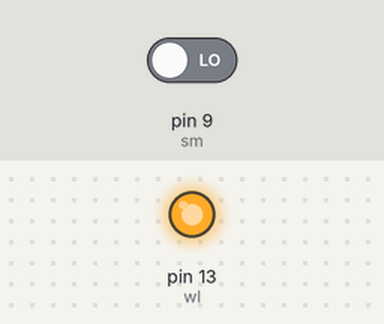
The sketch below on a simulated Arduino Uno, built with avr-gcc and run on an emulated ATmega328P. On the bench: output pins drawn as LEDs (lit = HIGH). The test bench sets the inputs (shaded band); at power-on: pin 9 (sm) LOW. What the sketch prints to the serial monitor is not drawn.

Above: at 1.2 s.
1.3 s: pin 9 (sm) driven HIGH
At 2.2 s:
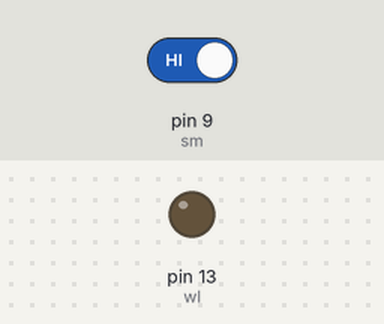
2.8 s: pin 9 (sm) driven LOW
At 3.3 s:
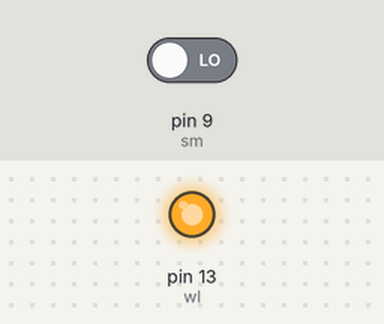
Timing chart, 0 to 5.8 s (numbered marks = the images above; inputs shaded):
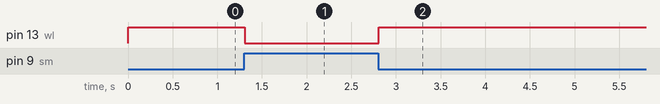

The sketch:

SOIL_MOISTURE.ino
```cpp
int sm=9;
int wl=13;
void setup() {
  // put your setup code here, to run once:
  Serial.begin(9600);
  pinMode(wl,OUTPUT);
  pinMode(sm,INPUT);

}

void loop() {

int soilState=digitalRead(sm);
Serial.println("hello");
if(soilState==HIGH){
  digitalWrite(wl,LOW);
}
else
{
  digitalWrite(wl,HIGH);
}
}
```

Measured:
- after the input at 1.3 s, pin 13 (wl): HIGH → LOW at once
- after the input at 2.8 s, pin 13 (wl): LOW → HIGH at once
